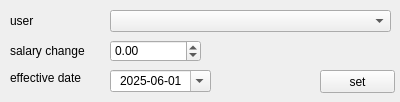
<?xml version="1.0" encoding="UTF-8"?>
<ui version="4.0">
 <class>Form</class>
 <widget class="QWidget" name="Form">
  <property name="geometry">
   <rect>
    <x>0</x>
    <y>0</y>
    <width>400</width>
    <height>102</height>
   </rect>
  </property>
  <property name="windowTitle">
   <string>Set New Salary</string>
  </property>
  <widget class="QLabel" name="label_4">
   <property name="geometry">
    <rect>
     <x>10</x>
     <y>10</y>
     <width>91</width>
     <height>21</height>
    </rect>
   </property>
   <property name="text">
    <string>user</string>
   </property>
  </widget>
  <widget class="QComboBox" name="cmb_users">
   <property name="geometry">
    <rect>
     <x>110</x>
     <y>10</y>
     <width>281</width>
     <height>22</height>
    </rect>
   </property>
  </widget>
  <widget class="QDoubleSpinBox" name="spin_amount">
   <property name="geometry">
    <rect>
     <x>110</x>
     <y>40</y>
     <width>91</width>
     <height>22</height>
    </rect>
   </property>
   <property name="decimals">
    <number>2</number>
   </property>
   <property name="minimum">
    <double>-100000000.000000000000000</double>
   </property>
   <property name="maximum">
    <double>100000000.000000000000000</double>
   </property>
  </widget>
  <widget class="QLabel" name="label_3">
   <property name="geometry">
    <rect>
     <x>10</x>
     <y>40</y>
     <width>91</width>
     <height>21</height>
    </rect>
   </property>
   <property name="text">
    <string>salary change</string>
   </property>
  </widget>
  <widget class="QPushButton" name="btn_run">
   <property name="geometry">
    <rect>
     <x>320</x>
     <y>70</y>
     <width>75</width>
     <height>23</height>
    </rect>
   </property>
   <property name="text">
    <string>set</string>
   </property>
  </widget>
  <widget class="QDateEdit" name="date_effective">
   <property name="geometry">
    <rect>
     <x>110</x>
     <y>70</y>
     <width>101</width>
     <height>22</height>
    </rect>
   </property>
   <property name="alignment">
    <set>Qt::AlignCenter</set>
   </property>
   <property name="displayFormat">
    <string>yyyy-MM-dd</string>
   </property>
   <property name="calendarPopup">
    <bool>true</bool>
   </property>
   <property name="date">
    <date>
     <year>2025</year>
     <month>6</month>
     <day>1</day>
    </date>
   </property>
  </widget>
  <widget class="QLabel" name="label">
   <property name="geometry">
    <rect>
     <x>10</x>
     <y>70</y>
     <width>81</width>
     <height>16</height>
    </rect>
   </property>
   <property name="text">
    <string>effective date</string>
   </property>
  </widget>
 </widget>
 <resources/>
 <connections/>
</ui>
